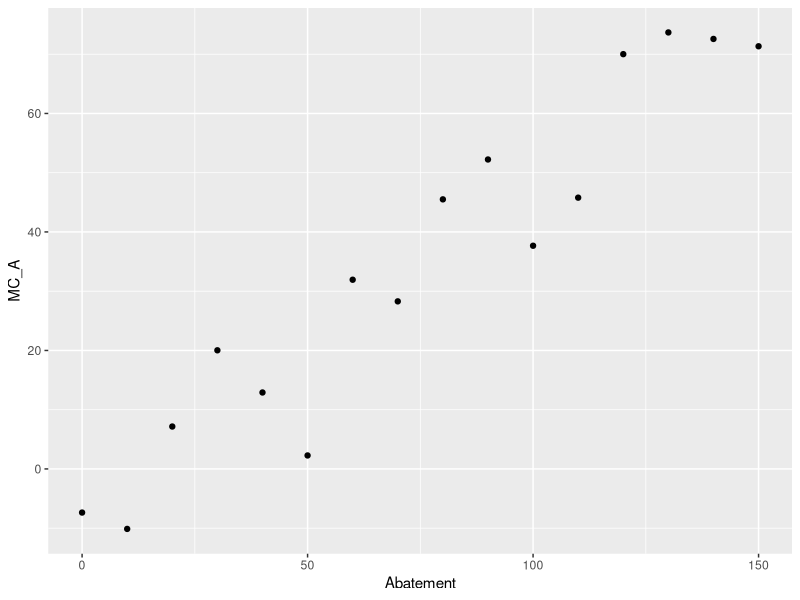
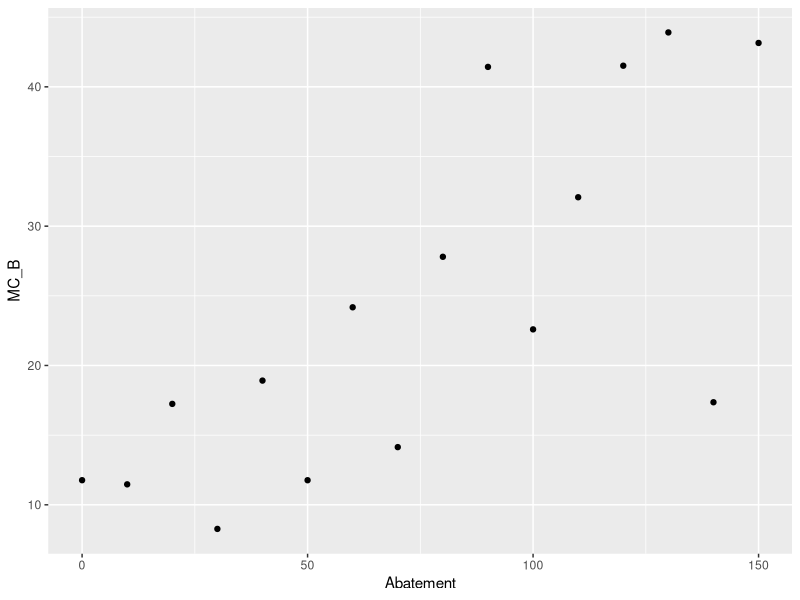
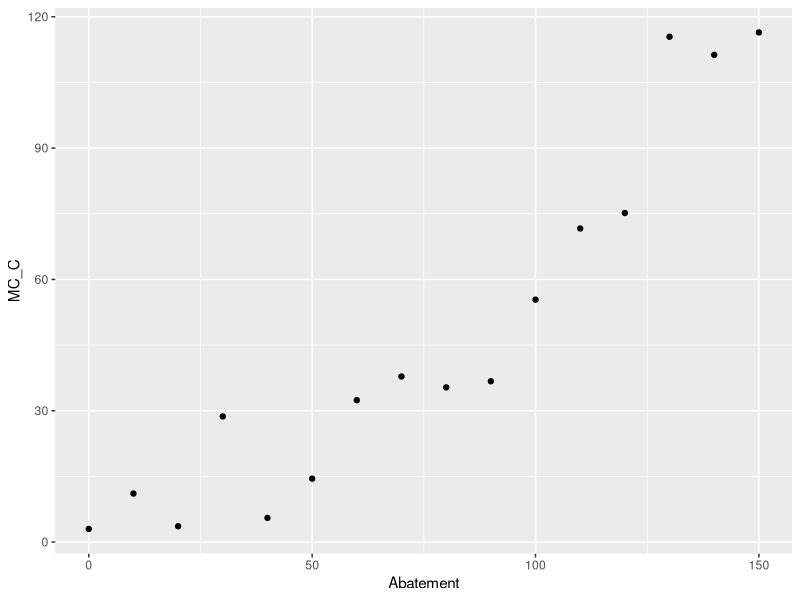
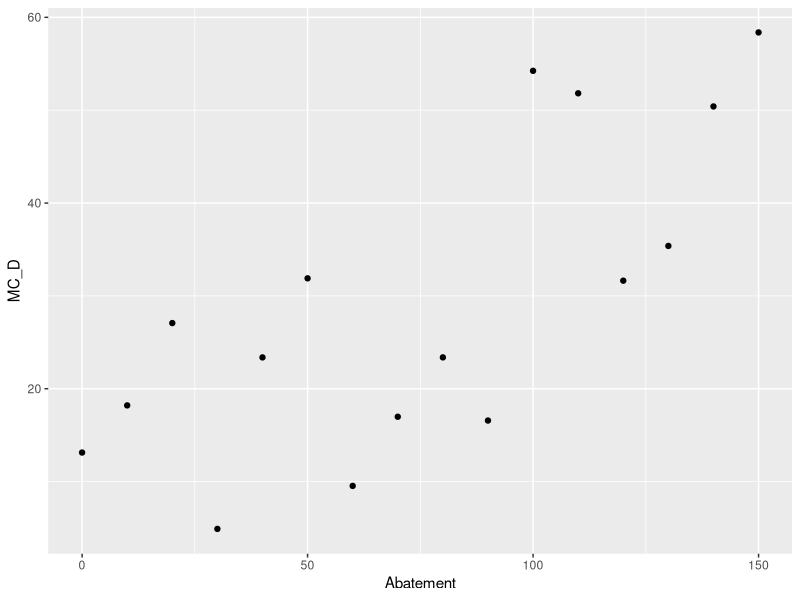
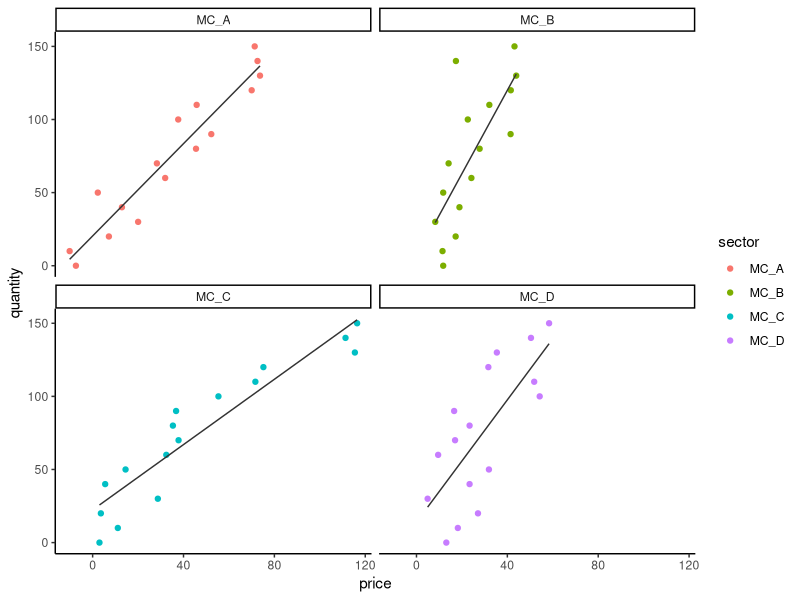

Here is the R script that generated these plots, in order: (Note: this script raises an error after producing the figures.)
## ---- chunk 1
knitr::opts_chunk$set(echo = TRUE)
## ---- chunk 2

library(tidyverse)
library(reshape2)

carbon_abate <- read_csv("HW4Data.csv")

carbon_tidy <- melt(carbon_abate[c('Abatement',  'MC_A', 'MC_B', 'MC_C', 'MC_D')], id.vars = 1) %>% rename(quantity = Abatement,
         sector = variable, 
         price = value)
  
## ---- chunk 3
#Visualize the data

sector_A <- ggplot(carbon_abate, aes(x = Abatement, y = MC_A)) +
  geom_point()
sector_A

sector_B <- ggplot(carbon_abate, aes(x = Abatement, y = MC_B)) +
  geom_point()
sector_B

sector_C <- ggplot(carbon_abate, aes(x = Abatement, y = MC_C)) +
  geom_point()
sector_C

sector_D <- ggplot(carbon_abate, aes(x = Abatement, y = MC_D)) +
  geom_point()
sector_D


## ---- chunk 4
#Linear Models for each sector

model_A <- lm(MC_A ~ Abatement, data = carbon_abate)
summary(model_A)

model_B <- lm(MC_B ~ Abatement, data = carbon_abate)
summary(model_B)

model_C <- lm(MC_C ~ Abatement, data = carbon_abate)
summary(model_C)

model_D <- lm(MC_D ~ Abatement, data = carbon_abate)
summary(model_D)

#Marginal cost of abatement graphs

mc_graph <- ggplot(carbon_tidy, aes(x = price, y = quantity)) +
  geom_point(aes(color = sector))+
  facet_wrap(~sector)+
  geom_smooth(method = lm, se = FALSE, size = 0.5, color = "gray20") +
  theme_classic()
mc_graph



## ---- chunk 5
#Graph sector A
A_graph <- ggplot(carbon_s_d) +
  geom_smooth(aes(x = Abatement, y = MC_A), method = lm, se = FALSE, size = 0.5, color = "gray20") +
  geom_smooth(aes(x = Abatement, y = demandA), method = lm, se = FALSE, size = 0.5, color = "gray20") +
  theme_classic()+
  labs(title = "Sector A", 
       x = "Carbon Emissions (Tons)",
       y = "Price ($/ton)") +
  scale_y_continuous(expand = c(0,0), limits = c(0,120)) +
  scale_x_continuous(expand = c(0,0), limits = c(0,160))
A_graph

#Graph sector B
B_graph <- ggplot(carbon_s_d) +
  geom_smooth(aes(x = Abatement, y = MC_B), method = lm, se = FALSE, size = 0.5, color = "gray20") +
  geom_smooth(aes(x = Abatement, y = demandB), method = lm, se = FALSE, size = 0.5, color = "gray20") +
  theme_classic()+
  labs(title = "Sector B", 
       x = "Carbon Emissions (Tons)",
       y = "Price ($/ton)") +
  scale_y_continuous(expand = c(0,0), limits = c(0,120)) +
  scale_x_continuous(expand = c(0,0), limits = c(0,160))
B_graph

C_graph <- ggplot(carbon_s_d) +
  geom_smooth(aes(x = Abatement, y = MC_C), method = lm, se = FALSE, size = 0.5, color = "gray20") +
  geom_smooth(aes(x = Abatement, y = demandC), method = lm, se = FALSE, size = 0.5, color = "gray20") +
  theme_classic()+
  labs(title = "Sector C", 
       x = "Carbon Emissions (Tons)",
       y = "Price ($/ton)") +
  scale_y_continuous(expand = c(0,0), limits = c(0,120)) +
  scale_x_continuous(expand = c(0,0), limits = c(0,160))
C_graph

D_graph <- ggplot(carbon_s_d) +
  geom_smooth(aes(x = Abatement, y = MC_D), method = lm, se = FALSE, size = 0.5, color = "gray20") +
  geom_smooth(aes(x = Abatement, y = demandD), method = lm, se = FALSE, size = 0.5, color = "gray20") +
  theme_classic()+
  labs(title = "Sector D", 
       x = "Carbon Emissions (Tons)",
       y = "Price ($/ton)") +
  scale_y_continuous(expand = c(0,0), limits = c(0,120)) +
  scale_x_continuous(expand = c(0,0), limits = c(0,160))
D_graph

## ---- chunk 6
#determine demand curves

A<-180
B<-200
C<-220
D<-300

#calculating the y-intercept of demand
A_demand_int <- (model_A$coefficients[1] + model_A$coefficients[2]*A)
A_demand_int

B_demand_int <- (model_B$coefficients[1] + model_B$coefficients[2]*B)
B_demand_int

C_demand_int <- (model_C$coefficients[1] + model_C$coefficients[2]*C)
C_demand_int

D_demand_int <- (model_D$coefficients[1] + model_D$coefficients[2]*D)
D_demand_int

#slope of demand

A_slope <- (A_demand_int/-A)
A_slope

B_slope <- (B_demand_int/-B)
B_slope

C_slope <- (C_demand_int/-C)
C_slope

D_slope <- (D_demand_int/-D)
D_slope

## ---- chunk 7
#Demand curves
#demand price = slope*x + intercept

A_demand <- function(x) {(A_slope)*x + A_demand_int
}

B_demand <- function(x) {(B_slope)*x + B_demand_int
}

C_demand <- function(x) {(C_slope)*x + C_demand_int
}

D_demand <- function(x) {(D_slope)*x + D_demand_int
}


#create a dataframe, Not applicable anymore
#A_price <- c(A_demand_int)
#A_carbon <- c(A)
#A_dataframe <- data.frame(A_carbon, A_price)

#A_demand <- lm(A_price ~ A_carbon, data = A_dataframe)
#summary(A_demand)


carbon_s_d <- carbon_abate%>% 
  mutate(demandA = A_demand(x = Abatement)) %>% 
  mutate(demandB = B_demand(x = Abatement)) %>% 
  mutate(demandC = C_demand(x = Abatement)) %>%
  mutate(demandD = D_demand(x = Abatement))

## ---- chunk 8
#Sector cost
capcost_a <- integrate(A_demand, 100, A)
capcost_a #1692.214

capcost_b <- integrate(A_demand, 100, B)
capcost_b #1586.451

capcost_c <- integrate(A_demand, 100, C)
capcost_c #1269.161 

#Total cost
capcost <- 1692.214 + 1586.451 + 1269.161
capcost #Total cost of the carbon cap policy is $4547.82

#Total tax revenue
captax <- 0
## ---- chunk 9
A_demand_X <- function(y) {(y - A_demand_int) / A_slope}

B_demand_X <- function(y) {(y - B_demand_int) / B_slope}

C_demand_X <- function(y) {(y - C_demand_int) / C_slope}

agg_demand_X <- function(y) {((y - A_demand_int) / A_slope) + ((y - B_demand_int) / B_slope) + ((y - C_demand_int) / C_slope)}

A_slope
A_demand_int
B_slope
B_demand_int
C_slope
C_demand_int

agg_demand_X(0)

# x = (y-95.18706) / -0.528817) + ((y-49.06656 ) / -0.2453328 ) + ((y-160.7868 ) / -0.7308492 )

agg_demand <- function(x) {(-0.09482*x - 56.89054) / 0.69552}
## double check this algebra ^^

agg_graph <- ggplot(data.frame(x=c(1, 200)), aes(x=x)) + 
  stat_function(fun = agg_demand, geom = "line") + 
  xlab("x") + 
  ylab("y") +
  scale_x_continuous(expand = c(0,0), limits = c(0,200))
agg_graph
## ---- chunk 10

#supply curve functions solved for y, gives the price
A_supply <- function(x) {(model_A$coefficients[2])*x + model_A$coefficients[1]}

B_supply <- function(x) {(model_B$coefficients[2])*x + model_B$coefficients[1]}

C_supply <- function(x) {(model_C$coefficients[2])*x + model_C$coefficients[1]}

D_supply <- function(x) {(model_D$coefficients[2])*x + model_D$coefficients[1]}


#supply curve function solved for x, gives the quantity
A_supply_x <- function(y) {(y - model_A$coefficients[1]) / model_A$coefficients[2]}

B_supply_x <- function(y) {(y - model_B$coefficients[1]) / model_B$coefficients[2]}

C_supply_x <- function(y) {(y - model_C$coefficients[1]) / model_C$coefficients[2]}

D_supply_x <- function(y) {(y - model_D$coefficients[1]) / model_D$coefficients[2]}

#aggregate supply curve

#may be more difficult then necessary
agg_supply_x <- function(y) {((y - model_A$coefficients[1]) / model_A$coefficients[2]) + ((y - model_B$coefficients[1]) / model_B$coefficients[2]) + ((y - model_C$coefficients[1]) / model_C$coefficients[2])}

#Madelines code pulling from
#Mag =(1/sectorA$coefficients[2])+(1/sectorB$coefficients[2])+(1/sectorC$coefficients[2])
#Bag = (-(sectorA$coefficients[1]/sectorA$coefficients[2])-(sectorB$coefficients[1]/sectorB$coefficients[2])-(sectorC$coefficients[1]/sectorC$coefficients[2]))

agg_slope_supply <- (1/model_A$coefficients[2]) + (1/model_B$coefficients[2]) + (1/model_C$coefficients[2])
agg_intercept_supply <- (-(model_A$coefficients[1]/model_A$coefficients[2]) - (model_B$coefficients[1]/model_B$coefficients[2]) - (model_C$coefficients[1]/model_C$coefficients[2]))

# Price = (quantity + intercept) / slope

agg_supply <- function(x) {(x + agg_intercept_supply) / agg_slope_supply}
tax <- agg_supply(300)
tax #35.19137


#carbon per sector with tax, currently this does not add up to 300 currently 
A_supply_x(tax)
B_supply_x(tax)
C_supply_x(tax)

## ---- chunk 11


